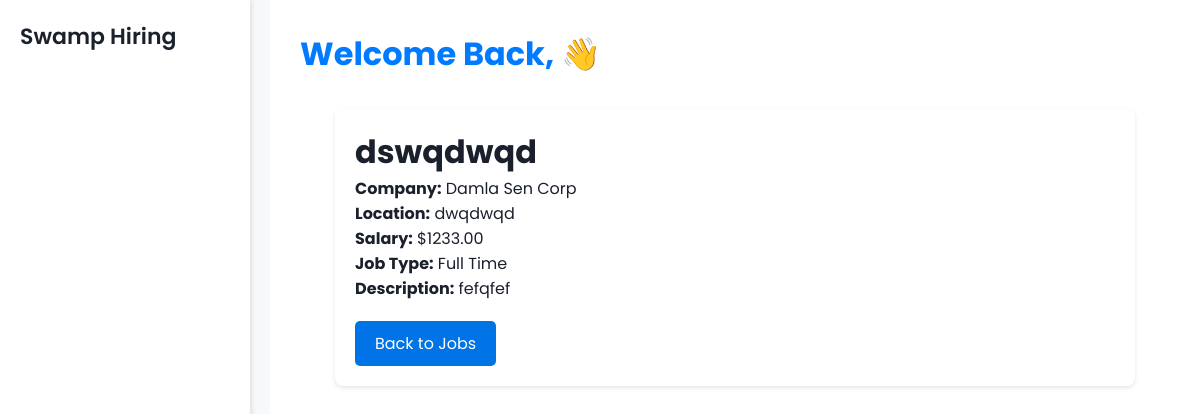
The app's page /job/1/ with its own data.
### tutorials/models/employer_models.py (models this page shows, shortened)
class Job(models.Model):
    employer = models.ForeignKey(
        Employer,
        on_delete=models.CASCADE,
        related_name='jobs',
        null=True,
        blank=True
    )
    title = models.CharField(max_length=200)
    company_name = models.CharField(max_length=255, default="Unknown Company")
    location = models.CharField(max_length=255, default="Unknown Location")
    job_type = models.CharField(
        max_length=100,
        choices=[
            ('Full Time', 'Full Time'),
            ('Part Time', 'Part Time'),
            ('Internship', 'Internship'),
            ('Apprenticeship', 'Apprenticeship')
        ],
        blank=True,
        null=True
    )
    salary = models.DecimalField(max_digits=10, decimal_places=2, null=True, blank=True)
    description = models.TextField()
    requirements = models.TextField(blank=True)
    benefits = models.TextField(blank=True, null=True)
    application_deadline = models.DateField(null=True, blank=True)
    contact_email = models.EmailField(default="default@email.com")
    created_at = models.DateTimeField(auto_now_add=True)
    STATUS_CHOICES = [
        ('pending', 'Pending Review'),
        ('approved', 'Approved'),
        ('rejected', 'Rejected'),
    ]
    status = models.CharField(
        max_length=10,
        choices=STATUS_CHOICES,
        default='pending'  # New jobs start as pending
    )

### tutorials/views/employer_views.py (the view)
# urls.py: path('job/<int:job_id>/', job_detail_view, name='job_detail'),
def job_detail_view(request, job_id):
    job = get_object_or_404(Job, id=job_id)
    return render(request, 'job_detail.html', {'job': job})

### tutorials/templates/job_detail.html (shortened to what this page needs)
{% extends 'base.html' %}
{% load static %}
{% block content %}
    <link rel="stylesheet" type="text/css" href="{% static 'css/job_detail.css' %}">
    <div class="job-detail-container">
        <h1>{{ job.title }}</h1>
        <p><strong>Company:</strong> {{ job.company_name }}</p>
        <p><strong>Location:</strong> {{ job.location }}</p>
        <p><strong>Salary:</strong> ${{ job.salary }}</p>
        <p><strong>Job Type:</strong> {{ job.job_type }}</p>
        <p><strong>Description:</strong> {{ job.description }}</p>
        <a href="{% url 'applicants-home-page' %}" class="btn-primary">Back to Jobs</a>
    </div>
{% endblock %}

### static/css/admin_home_page.css (style rules this page uses)
* { margin: 0; padding: 0; box-sizing: border-box; font-family: 'Poppins', sans-serif; }
body { background: #F8F9FA; color: #1A202C; display: flex; height: 100vh; overflow: hidden; width: 100vw; }

### static/css/job_detail.css (style rules this page uses)
.job-detail-container { max-width: 800px; margin: auto; padding: 20px; background: white; border-radius: 8px; box-shadow: 0 2px 4px rgba(0, 0, 0, 0.1); }
.btn-primary { display: inline-block; padding: 10px 20px; background: #0073e6; color: white; text-decoration: none; border-radius: 5px; margin-top: 20px; transition: background 0.3s ease; }

### records on screen
Job: title "dswqdwqd", company_name "Damla Sen Corp", location "dwqdwqd", salary "1233.00", job_type "Full Time", description "fefqfef"
